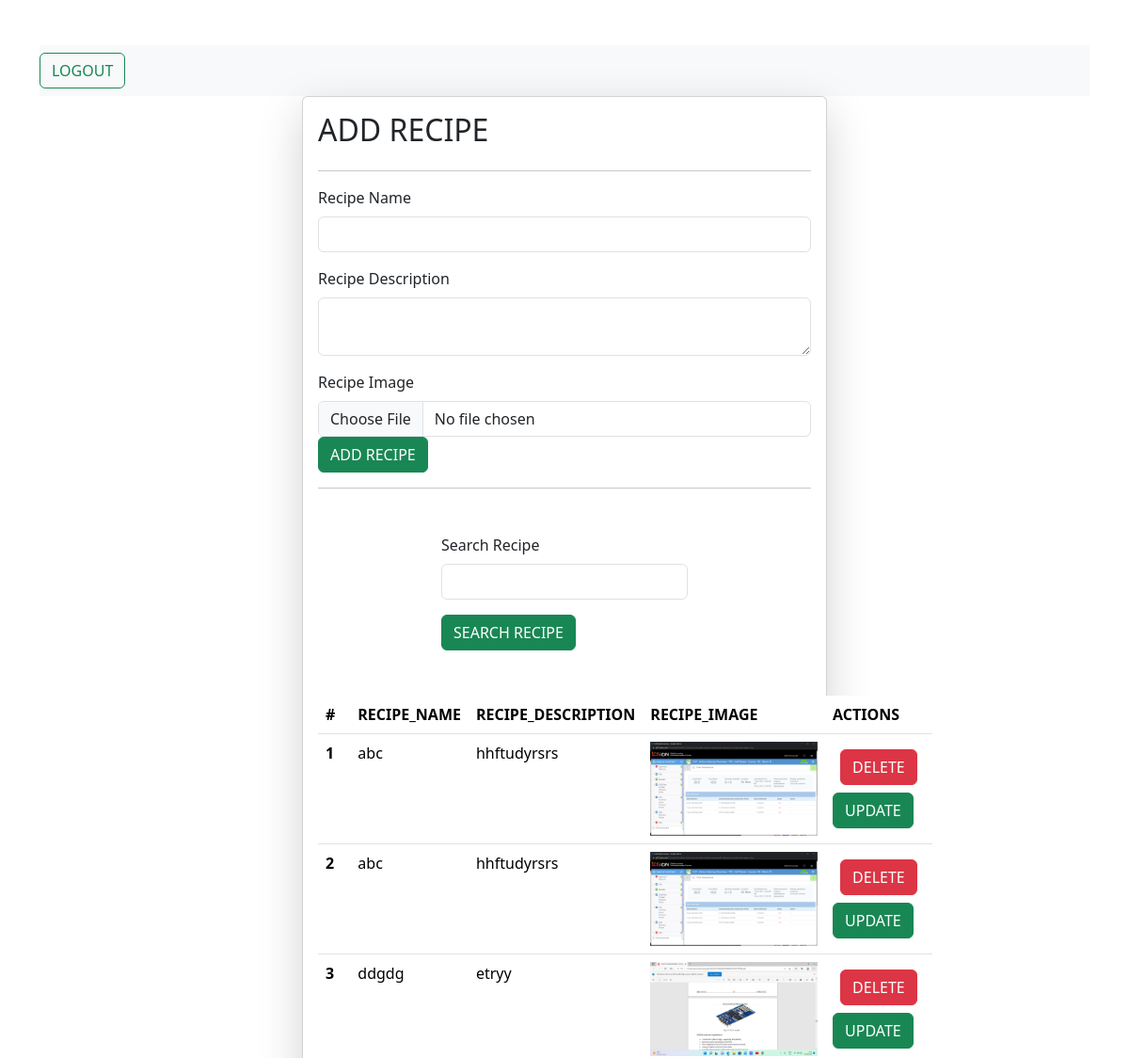
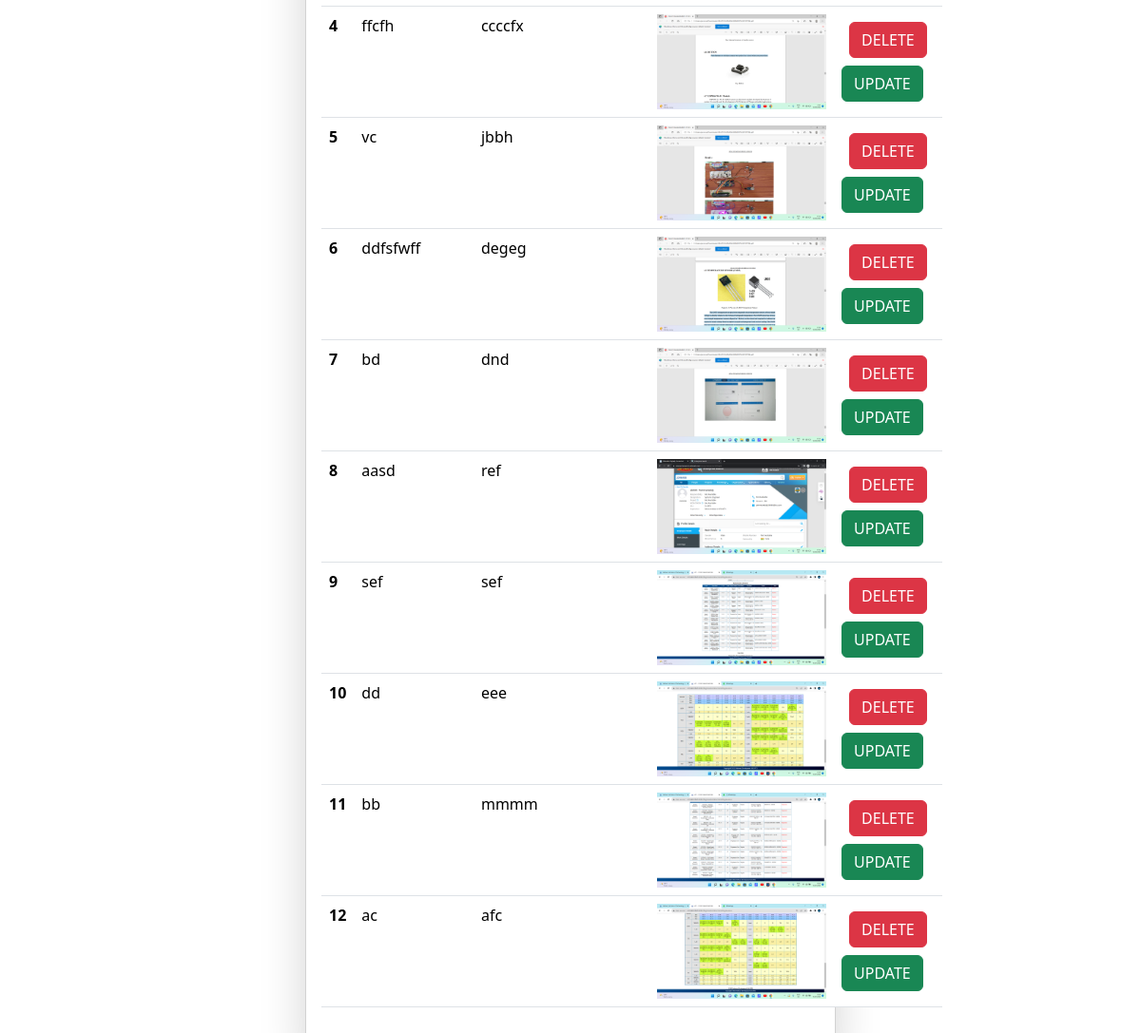
Page /recipes/ (signed in) on the committed database (2 pictures, top to bottom).
### recipes_app/models.py (models this page shows)
class Recipe(models.Model):
    user=models.ForeignKey(User, on_delete=models.SET_NULL,null=True, blank=True)
    recipe_name = models.CharField(max_length=100)
    recipe_description = models.TextField()
    recipe_image=models.ImageField(upload_to="recipes/")

### recipes_app/views.py (the view, shortened to what this page needs)
# urls.py: path('recipes/', recipes, name="recipes"),
@login_required(login_url='/login/')
def recipes(request):
    queryset=Recipe.objects.all()
    if request.GET.get('search'):
        queryset=queryset.filter(recipe_name__icontains=request.GET.get('search'))
    context={"recipes": queryset}
    return render(request,'recipe.html',context)

### recipes_app/templates/recipe.html (shortened to what this page needs)
{% extends "base.html" %}
{% block start %}
<div class="container mt-5">
  <nav class="navbar navbar-expand-lg bg-body-tertiary">
      <a href="/logout/" class="btn btn-outline-success" type="submit"> LOGOUT</a>
    </nav>
    <form class="col-6 mx-auto card p-3 shadow-lg" method="post" enctype="multipart/form-data">
        <h2>ADD RECIPE</h2>
        <hr>
        <div class="mb-3">
          <label for="exampleInputEmail1" class="form-label">Recipe Name</label>
          <input name="recipe_name" type="text" class="form-control" required >
        </div>
        <div class="mb-3">
          <label for="exampleInputPassword1"  class="form-label">Recipe Description</label>
          <textarea class="form-control" name="recipe_description" required></textarea>
        </div>
        <div class="mb-3">
            <label for="exampleInputEmail1" class="form-label">Recipe Image</label>
            <input name ="recipe_image" type="file" class="form-control" >
        <button type="submit" class="btn btn-success">ADD RECIPE</button>
      </form>
      <hr>
      <div class="mt-5">
        <div class="mx-auto col-6">
          <form>
          <div class="mb-3">
            <label for="exampleInputEmail1" class="form-label">Search Recipe</label>
            <input name="search" type="text" class="form-control"  >
            </div>
            <button type="submit" class="btn btn-success">SEARCH RECIPE</button>
          </form>
          </div>
        </div>
      <table class="table mt-5">
        <thead>
          <tr>
            <th scope="col">#</th>
            <th scope="col">RECIPE_NAME</th>
            <th scope="col">RECIPE_DESCRIPTION</th>
            <th scope="col">RECIPE_IMAGE</th>
            <th scope="col">ACTIONS</th>
          </tr>
        </thead>
        <tbody>
            {% for recipe in recipes %}
          <tr>
            <th scope="row">{{forloop.counter}}</th>
            <td>{{recipe.recipe_name}}</td>
            <td>{{recipe.recipe_description}}</td>
            <td>
                <img src="/media/{{recipe.recipe_image}}" style="height:100px">
            </td>
            <td>
                <a href="/delete_recipe/{{recipe.id}}" class="btn btn-danger m-2">DELETE</a>
                <a href="/update_recipe/{{recipe.id}}" class="btn btn-success">UPDATE</a>
            </td>
        </tr>
          {% endfor %}
        </tbody>
      </table>
</div>
{% endblock %}

### recipes_app/templates/base.html (shortened to what this page needs)
<!DOCTYPE html>
<html lang="en">
<head>
    {% load bootstrap5 %}
    {% bootstrap_css %}
</head>
<body>
{% block start %}
{% endblock %}
</body>
</html>

### rows in the picture
Recipe: recipe_name "abc", recipe_description "hhftudyrsrs", recipe_image (picture)
Recipe: recipe_name "abc", recipe_description "hhftudyrsrs", recipe_image (picture)
Recipe: recipe_name "ddgdg", recipe_description "etryy", recipe_image (picture)
Recipe: recipe_name "ffcfh", recipe_description "ccccfx", recipe_image (picture)
Recipe: recipe_name "vc", recipe_description "jbbh", recipe_image (picture)
Recipe: recipe_name "ddfsfwff", recipe_description "degeg", recipe_image (picture)
Recipe: recipe_name "bd", recipe_description "dnd", recipe_image (picture)
Recipe: recipe_name "aasd", recipe_description "ref", recipe_image (picture)
Recipe: recipe_name "sef", recipe_description "sef", recipe_image (picture)
Recipe: recipe_name "dd", recipe_description "eee", recipe_image (picture)
Recipe: recipe_name "bb", recipe_description "mmmm", recipe_image (picture)
Recipe: recipe_name "ac", recipe_description "afc", recipe_image (picture)
